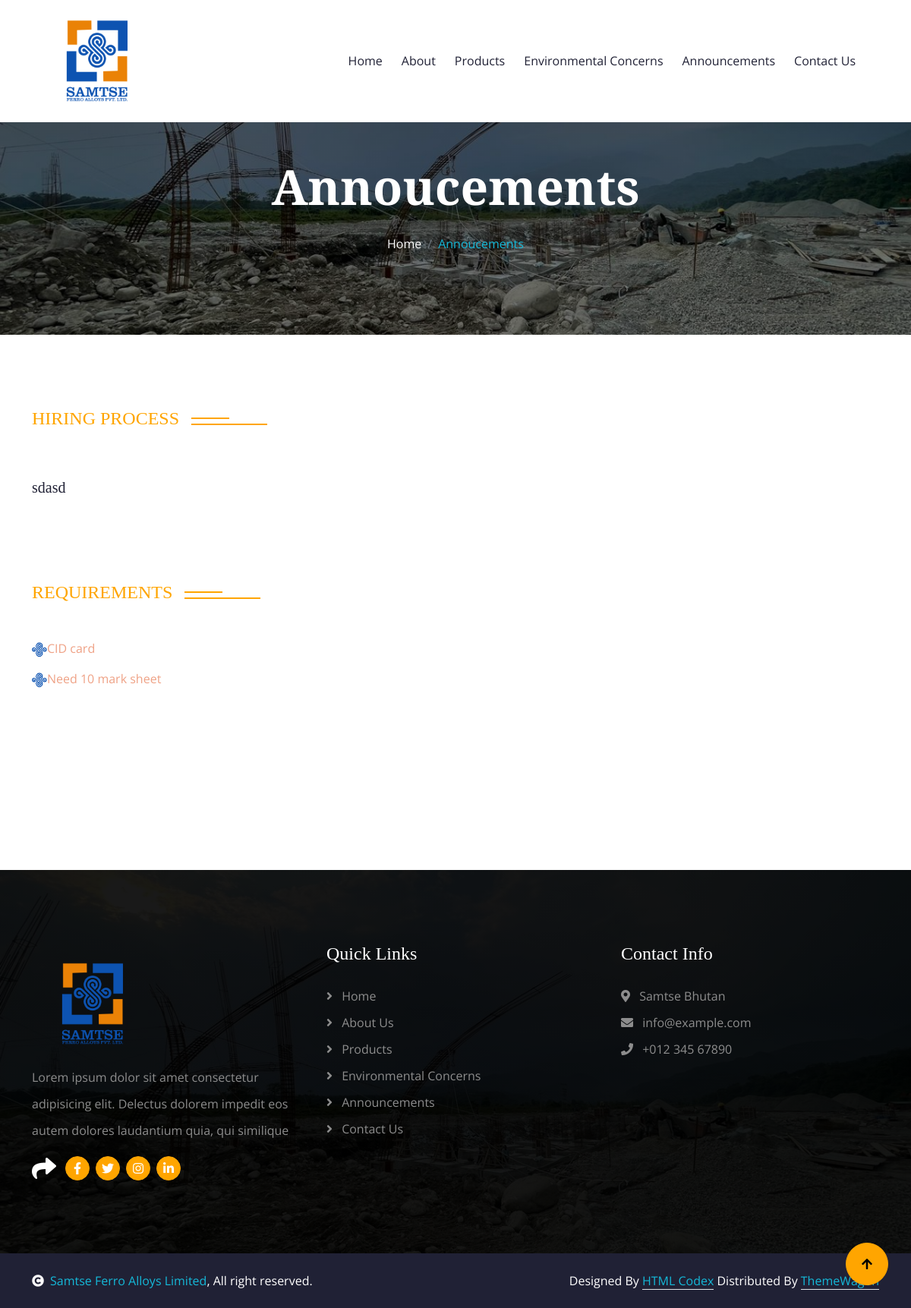
The page /announcements/2/ on the database its author committed.
### APP/models.py (models this page shows, shortened)
class Announcement(models.Model):
    announcement = models.CharField(max_length=200)
    image = models.ImageField(upload_to='image/',blank=True, null=True)
    date = models.DateField(auto_now_add=True)
    hiring_process = models.TextField()
    descriptions = models.TextField(blank=True,null=True)

class Requirement(models.Model):
    announcement = models.ForeignKey(Announcement,related_name='requirement',on_delete= models.CASCADE)
    requirement = models.CharField(max_length=200)

### APP/views.py (the view)
# urls.py: path('announcements/<int:pk>/',views.announcement_detail,name='announcement_detail')
def announcement_detail(request,pk):
    announcements = get_object_or_404(Announcement, pk=pk)
    context ={
        'announcement': announcements,
    }
    return render (request,'announcement_details.html',context)

### APP/templates/announcement_details.html (shortened to what this page needs)
{% extends 'base.html' %}
{% load static %}
{% block content %}
<div class="container-fluid bg-breadcrumb">
    <div class="container text-center py-5" style="max-width: 900px;">
        <h3 class="text-white display-3 mb-4 ">Annoucements</h1>
            <ol class="breadcrumb justify-content-center mb-0 ">
                <li class="breadcrumb-item"><a href="{% url 'home' %}">Home</a></li>
                <li class="breadcrumb-item active text-primary">Annoucements</li>
            </ol>
    </div>
</div>
<div class="container my-5">
    <h4 class="sub-title pe-3 mb-0 my-5">Hiring Process</h4>
</div>
<div class="container-fluid about">
    <div class="container">
        <div class="row">
            <div class="col-md-12 ">
                <h5 class="my-3">{{announcement.hiring_process}}</h5>
            </div>
        </div>
    </div>
</div>
<div class="container my-5">
    <h4 class="sub-title pe-3 mb-5 my-5">Requirements</h4>
    {% for requirement in announcement.requirement.all %}
    <p class="text-secondary"><img src="{% static 'APP/img/icons/bulletpoint.png' %}"
            class="bulletpoint">{{requirement.requirement}}</p>
    {%endfor%}
</div>
<br><br><br><br><br><br><br><br>
{% endblock %}

### static/APP/css/style.css (style rules this page uses)
.sub-title { position: relative; display: inline-block; text-transform: uppercase; color: orange; }
.sub-title::before { content: ""; width: 100px; position: absolute; top: 50%; right: 0; transform: translateY(-50%); margin-top: 8px; margin-right: -100px; border: 1px solid orange!important; }
.sub-title::after { content: ""; width: 50px; position: absolute; top: 50%; right: 0; transform: translateY(-50%); margin-bottom: 8px; margin-right: -50px; border: 1px solid orange!important; }
.bg-breadcrumb { background: linear-gradient(rgba(0, 0, 0, 0.5), rgba(0, 0, 0, 0.5)), url(../img/image/hero.jpg); background-position: center center; background-repeat: no-repeat; background-size: cover; padding: 160px 0 60px 0; }
.bg-breadcrumb .breadcrumb-item a { color: var(--bs-white) !important; }
.bulletpoint { width: 20px; height: 20px; }

### rows shown on the page
Announcement: hiring_process "sdasd"
Requirement: requirement "CID card"
Requirement: requirement "Need 10 mark sheet"
